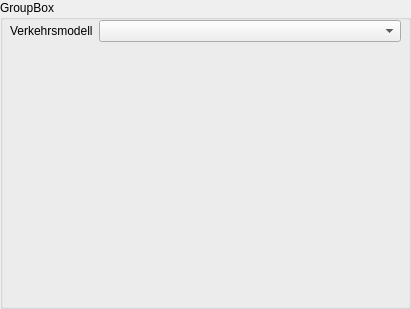
<?xml version="1.0" encoding="UTF-8"?>
<ui version="4.0">
 <class>DetailsSimRun</class>
 <widget class="QGroupBox" name="DetailsSimRun">
  <property name="geometry">
   <rect>
    <x>0</x>
    <y>0</y>
    <width>411</width>
    <height>309</height>
   </rect>
  </property>
  <property name="windowTitle">
   <string>GroupBox</string>
  </property>
  <property name="title">
   <string>GroupBox</string>
  </property>
  <widget class="QWidget" name="formLayoutWidget">
   <property name="geometry">
    <rect>
     <x>10</x>
     <y>20</y>
     <width>391</width>
     <height>281</height>
    </rect>
   </property>
   <layout class="QFormLayout" name="formLayout">
    <item row="0" column="1">
     <widget class="QComboBox" name="combo_model"/>
    </item>
    <item row="0" column="0">
     <widget class="QLabel" name="label">
      <property name="text">
       <string>Verkehrsmodell</string>
      </property>
     </widget>
    </item>
   </layout>
  </widget>
 </widget>
 <resources/>
 <connections/>
</ui>
